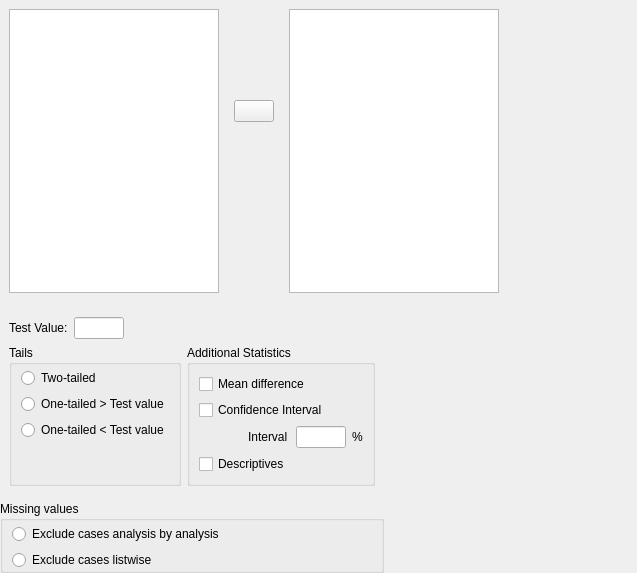
<?xml version="1.0" encoding="UTF-8"?>
<ui version="4.0">
 <class>TTestBayesOneSampleForm</class>
 <widget class="QWidget" name="TTestBayesOneSampleForm">
  <property name="geometry">
   <rect>
    <x>0</x>
    <y>0</y>
    <width>637</width>
    <height>573</height>
   </rect>
  </property>
  <property name="windowTitle">
   <string>Form</string>
  </property>
  <layout class="QGridLayout" name="gridLayout_9">
   <property name="leftMargin">
    <number>0</number>
   </property>
   <property name="topMargin">
    <number>0</number>
   </property>
   <property name="rightMargin">
    <number>0</number>
   </property>
   <property name="bottomMargin">
    <number>0</number>
   </property>
   <item row="0" column="0" colspan="2">
    <widget class="QWidget" name="widget" native="true">
     <property name="sizePolicy">
      <sizepolicy hsizetype="Fixed" vsizetype="Preferred">
       <horstretch>0</horstretch>
       <verstretch>0</verstretch>
      </sizepolicy>
     </property>
     <property name="minimumSize">
      <size>
       <width>573</width>
       <height>0</height>
      </size>
     </property>
     <layout class="QGridLayout" name="gridLayout_8">
      <item row="0" column="2">
       <widget class="BoundListView" name="variables">
        <property name="sizePolicy">
         <sizepolicy hsizetype="Maximum" vsizetype="Expanding">
          <horstretch>0</horstretch>
          <verstretch>0</verstretch>
         </sizepolicy>
        </property>
        <property name="minimumSize">
         <size>
          <width>0</width>
          <height>200</height>
         </size>
        </property>
        <property name="maximumSize">
         <size>
          <width>210</width>
          <height>16777215</height>
         </size>
        </property>
        <property name="selectionMode">
         <enum>QAbstractItemView::ExtendedSelection</enum>
        </property>
       </widget>
      </item>
      <item row="0" column="3">
       <widget class="QWidget" name="widget_6" native="true">
        <property name="minimumSize">
         <size>
          <width>90</width>
          <height>0</height>
         </size>
        </property>
        <layout class="QVBoxLayout" name="verticalLayout_2">
         <property name="leftMargin">
          <number>0</number>
         </property>
         <property name="topMargin">
          <number>0</number>
         </property>
         <property name="rightMargin">
          <number>0</number>
         </property>
         <property name="bottomMargin">
          <number>0</number>
         </property>
        </layout>
       </widget>
      </item>
      <item row="0" column="0">
       <widget class="AvailableFieldsListView" name="listAvailableFields">
        <property name="sizePolicy">
         <sizepolicy hsizetype="Expanding" vsizetype="Expanding">
          <horstretch>0</horstretch>
          <verstretch>0</verstretch>
         </sizepolicy>
        </property>
        <property name="minimumSize">
         <size>
          <width>0</width>
          <height>200</height>
         </size>
        </property>
        <property name="maximumSize">
         <size>
          <width>210</width>
          <height>16777215</height>
         </size>
        </property>
        <property name="selectionMode">
         <enum>QAbstractItemView::ExtendedSelection</enum>
        </property>
       </widget>
      </item>
      <item row="0" column="1">
       <widget class="QWidget" name="widget_2" native="true">
        <property name="sizePolicy">
         <sizepolicy hsizetype="Preferred" vsizetype="Maximum">
          <horstretch>0</horstretch>
          <verstretch>0</verstretch>
         </sizepolicy>
        </property>
        <layout class="QGridLayout" name="gridLayout_7">
         <item row="1" column="0">
          <spacer name="verticalSpacer_3">
           <property name="orientation">
            <enum>Qt::Vertical</enum>
           </property>
           <property name="sizeHint" stdset="0">
            <size>
             <width>20</width>
             <height>40</height>
            </size>
           </property>
          </spacer>
         </item>
         <item row="0" column="0">
          <widget class="AssignButton" name="buttonAssign_main_fields">
           <property name="minimumSize">
            <size>
             <width>0</width>
             <height>0</height>
            </size>
           </property>
           <property name="maximumSize">
            <size>
             <width>50</width>
             <height>16777215</height>
            </size>
           </property>
           <property name="text">
            <string/>
           </property>
          </widget>
         </item>
         <item row="2" column="0">
          <spacer name="verticalSpacer_4">
           <property name="orientation">
            <enum>Qt::Vertical</enum>
           </property>
           <property name="sizeHint" stdset="0">
            <size>
             <width>20</width>
             <height>40</height>
            </size>
           </property>
          </spacer>
         </item>
        </layout>
       </widget>
      </item>
     </layout>
    </widget>
   </item>
   <item row="1" column="0">
    <widget class="QWidget" name="widget_3" native="true">
     <layout class="QGridLayout" name="gridLayout_2">
      <item row="0" column="0">
       <widget class="QLabel" name="label_3">
        <property name="text">
         <string>Test Value:</string>
        </property>
       </widget>
      </item>
      <item row="0" column="1">
       <widget class="BoundTextBox" name="testValue">
        <property name="sizePolicy">
         <sizepolicy hsizetype="Fixed" vsizetype="Fixed">
          <horstretch>0</horstretch>
          <verstretch>0</verstretch>
         </sizepolicy>
        </property>
        <property name="maximumSize">
         <size>
          <width>50</width>
          <height>16777215</height>
         </size>
        </property>
       </widget>
      </item>
      <item row="1" column="0" colspan="3">
       <widget class="QGroupBox" name="groupBox_8">
        <property name="title">
         <string>Tails</string>
        </property>
        <property name="flat">
         <bool>true</bool>
        </property>
        <layout class="QGridLayout" name="gridLayout">
         <property name="leftMargin">
          <number>0</number>
         </property>
         <property name="topMargin">
          <number>3</number>
         </property>
         <property name="rightMargin">
          <number>0</number>
         </property>
         <property name="bottomMargin">
          <number>0</number>
         </property>
         <item row="0" column="0">
          <widget class="BoundGroupBox" name="tails" native="true">
           <layout class="QGridLayout" name="gridLayout_5">
            <property name="topMargin">
             <number>0</number>
            </property>
            <property name="bottomMargin">
             <number>0</number>
            </property>
            <item row="2" column="0">
             <widget class="QRadioButton" name="oneTailedLessThan">
              <property name="text">
               <string>One-tailed &lt; Test value</string>
              </property>
             </widget>
            </item>
            <item row="1" column="0">
             <widget class="QRadioButton" name="oneTailedGreaterThan">
              <property name="text">
               <string>One-tailed &gt; Test value</string>
              </property>
             </widget>
            </item>
            <item row="0" column="0">
             <widget class="QRadioButton" name="twoTailed">
              <property name="text">
               <string>Two-tailed</string>
              </property>
             </widget>
            </item>
           </layout>
          </widget>
         </item>
         <item row="1" column="0">
          <widget class="QWidget" name="widget_5" native="true"/>
         </item>
        </layout>
       </widget>
      </item>
      <item row="1" column="3">
       <widget class="QGroupBox" name="groupBox_7">
        <property name="title">
         <string>Additional Statistics</string>
        </property>
        <property name="flat">
         <bool>true</bool>
        </property>
        <layout class="QGridLayout" name="gridLayout_3">
         <item row="0" column="0" colspan="3">
          <widget class="BoundCheckBox" name="meanDifference">
           <property name="text">
            <string>Mean difference</string>
           </property>
          </widget>
         </item>
         <item row="1" column="0" colspan="3">
          <widget class="BoundCheckBox" name="confidenceInterval">
           <property name="text">
            <string>Confidence Interval</string>
           </property>
          </widget>
         </item>
         <item row="2" column="0">
          <widget class="QWidget" name="widget_4" native="true"/>
         </item>
         <item row="2" column="1">
          <widget class="QLabel" name="label">
           <property name="text">
            <string>Interval</string>
           </property>
          </widget>
         </item>
         <item row="2" column="2">
          <widget class="BoundTextBox" name="confidenceIntervalInterval">
           <property name="sizePolicy">
            <sizepolicy hsizetype="Preferred" vsizetype="Fixed">
             <horstretch>0</horstretch>
             <verstretch>0</verstretch>
            </sizepolicy>
           </property>
           <property name="maximumSize">
            <size>
             <width>50</width>
             <height>16777215</height>
            </size>
           </property>
          </widget>
         </item>
         <item row="2" column="3">
          <widget class="QLabel" name="label_2">
           <property name="text">
            <string>%</string>
           </property>
          </widget>
         </item>
         <item row="3" column="0" colspan="2">
          <widget class="BoundCheckBox" name="descriptives">
           <property name="text">
            <string>Descriptives</string>
           </property>
          </widget>
         </item>
        </layout>
       </widget>
      </item>
     </layout>
    </widget>
   </item>
   <item row="1" column="1">
    <spacer name="horizontalSpacer">
     <property name="orientation">
      <enum>Qt::Horizontal</enum>
     </property>
     <property name="sizeHint" stdset="0">
      <size>
       <width>150</width>
       <height>20</height>
      </size>
     </property>
    </spacer>
   </item>
   <item row="2" column="0">
    <widget class="QGroupBox" name="groupBox_9">
     <property name="title">
      <string>Missing values</string>
     </property>
     <property name="flat">
      <bool>true</bool>
     </property>
     <layout class="QGridLayout" name="gridLayout_4">
      <property name="leftMargin">
       <number>0</number>
      </property>
      <property name="topMargin">
       <number>3</number>
      </property>
      <property name="rightMargin">
       <number>0</number>
      </property>
      <property name="bottomMargin">
       <number>0</number>
      </property>
      <item row="0" column="0">
       <widget class="BoundGroupBox" name="missingValues" native="true">
        <layout class="QGridLayout" name="gridLayout_6">
         <property name="topMargin">
          <number>0</number>
         </property>
         <property name="bottomMargin">
          <number>0</number>
         </property>
         <item row="0" column="0">
          <widget class="QRadioButton" name="excludeAnalysisByAnalysis">
           <property name="text">
            <string>Exclude cases analysis by analysis</string>
           </property>
          </widget>
         </item>
         <item row="1" column="0">
          <widget class="QRadioButton" name="excludeListwise">
           <property name="text">
            <string>Exclude cases listwise</string>
           </property>
          </widget>
         </item>
        </layout>
       </widget>
      </item>
     </layout>
    </widget>
   </item>
  </layout>
  <zorder>widget</zorder>
  <zorder>horizontalSpacer</zorder>
  <zorder>widget_3</zorder>
  <zorder>groupBox_9</zorder>
 </widget>
 <customwidgets>
  <customwidget>
   <class>BoundCheckBox</class>
   <extends>QCheckBox</extends>
   <header>widgets/boundcheckbox.h</header>
  </customwidget>
  <customwidget>
   <class>BoundListView</class>
   <extends>QListView</extends>
   <header>widgets/boundlistview.h</header>
  </customwidget>
  <customwidget>
   <class>AssignButton</class>
   <extends>QPushButton</extends>
   <header>widgets/assignbutton.h</header>
  </customwidget>
  <customwidget>
   <class>AvailableFieldsListView</class>
   <extends>QListView</extends>
   <header>widgets/availablefieldslistview.h</header>
  </customwidget>
  <customwidget>
   <class>BoundTextBox</class>
   <extends>QLineEdit</extends>
   <header>widgets/boundtextbox.h</header>
  </customwidget>
  <customwidget>
   <class>BoundGroupBox</class>
   <extends>QWidget</extends>
   <header>widgets/boundgroupbox.h</header>
   <container>1</container>
  </customwidget>
 </customwidgets>
 <resources/>
 <connections/>
</ui>
